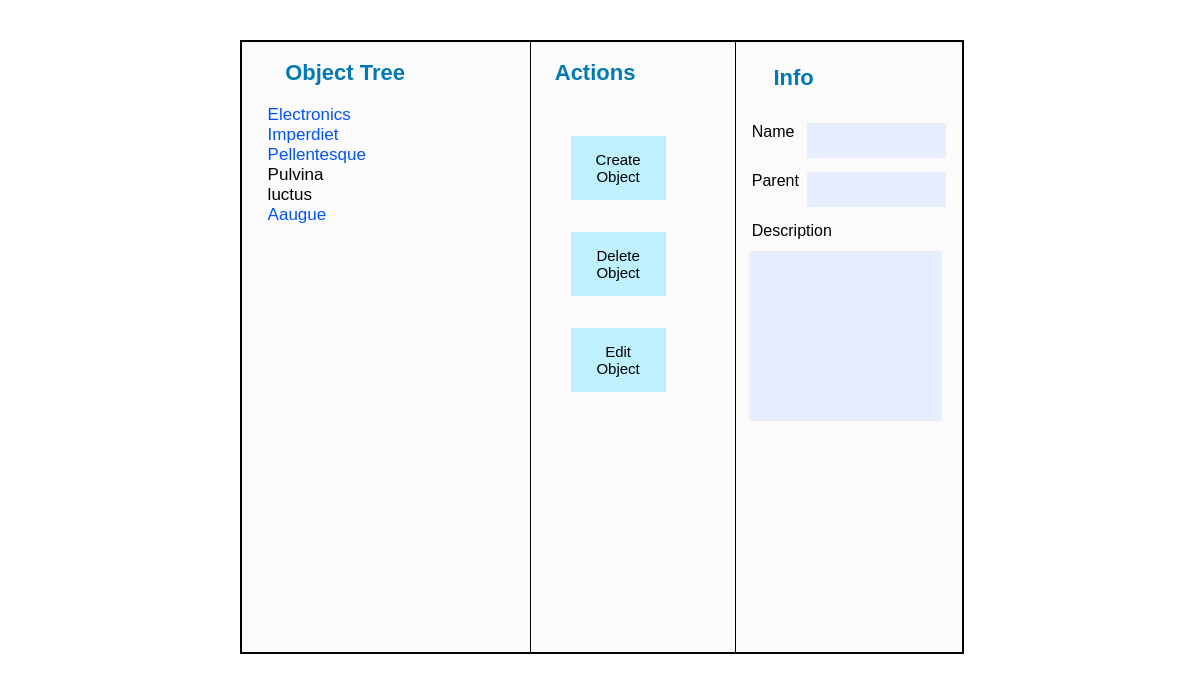
The page / on the database its author committed.
### tables this page shows
CREATE TABLE `objects` (
  `id` int NOT NULL,
  `title` text NOT NULL,
  `parent_id` int NOT NULL,
  `description` text NOT NULL
);

### script.php (called while the page is built, shortened)
<?php
function getObjects($db){
  if ($result = mysqli_query($db, "SELECT * FROM objects")) {
    return mysqli_fetch_all($result, MYSQLI_ASSOC);
  }
}
function createTree($arr){
  $parents_arr = array();
  foreach ($arr as $key => $item) {
    $parents_arr[$item['parent_id']][$item['id']] = $item;
  }
  $treeElem = $parents_arr[0];
  generateElemTree($treeElem, $parents_arr);
  return $treeElem;
}
function generateElemTree(&$treeElem, $parents_arr){
  foreach ($treeElem as $key => $item) {
    if (!isset($item['children'])) {
      $treeElem[$key]['children'] = array();
    }
    if (array_key_exists($key, $parents_arr)) {
      $treeElem[$key]['children'] = $parents_arr[$key];
      generateElemTree($treeElem[$key]['children'], $parents_arr);
    }
  }
}
function renderTemplate($path, $arr) {
  $output = '';
  if (file_exists($path)) {
    extract($arr);
    include $path;
    $output = ob_get_clean();
  }
  return $output;
}

### menu_part.php (the view, shortened to what this page needs)
<ul class="ul-group">
  <?php
   include 'bd.php';
   $numObjectsAll = count(getObjects($db));
   foreach ($objectTree as $obj){
    $result = mysqli_query($db, "SELECT * FROM objects WHERE $obj[id]= parent_id");
    $numObjects = mysqli_num_rows($result);
    ?>
    <li
      class =
      <? if ($numObjects == 0): ?>
          "object parent"
      <? endif; if ($numObjects !== 0):  ?>
          "object children"
      <? endif;  ?>
      id = "<? echo $obj['id']; ?>"
      value = "<? echo $obj['parent_id']; ?>"
      style = <? if ($obj['parent_id'] == 0) {
                      ?>"display:block;"<?
                    } else {
                      ?> "display:none;" <?
                    }?>
    ><?php echo $obj['title']; ?></li>
    <?php
    if (count($obj['children']) > 0) {
      echo  renderTemplate('menu_part.php', ['objectTree'=>$obj['children']]);
    }
   }
?>
</ul>

### index.php (shortened to what this page needs)
<?php
include 'bd.php';
include 'script.php'
 ?>
<!DOCTYPE html>
<html lang="en" dir="ltr">
  <head>
    <link rel="stylesheet" href="style.css">
  </head>
  <body>
    <div class="container">
      <div class="left-block">
        <h2 class="title-block">Оbject Tree</h2>
        <?php
        $objectTree = getObjects($db);
        $objectTree = createTree($objectTree);
        echo renderTemplate('template.php', ['objectTree'=>$objectTree]);
        ?>
      </div>
      <div class="center-block">
        <h2 class="title-block">Actions</h2>
        <button type="button" name="button" class="createObject-button">Create Object</button>
        <button type="button" name="button" class="deleteObject-button">Delete Object</button>
        <button type="button" name="button" class="editObject-button">Edit Object</button>
      </div>
      <div class="right-block">
        <h2 class="title-block">Info</h2>
        <p class="p-text">
          <p class="p-input"><label for="objectTitle">Name</label>
            <input type="text" name="objectTitle" value="" readonly></p>
          <p class="p-input"><label for="objectParent">Parent</label>
            <input type="text" name="objectParent" value="" readonly></p>
          <p class="p-input"><label for="objectDesc">Description</label>
            <textarea type="text" name="objectDesc" readonly></textarea></p>
        </p>
      </div>
    </div>
  </body>
</html>

### template.php
<?php
if (isset($objectTree)): ?>
  <?php echo  renderTemplate('menu_part.php', ['objectTree'=>$objectTree]); ?>
<?php endif; ?>

### style.css (style rules this page uses)
* { font-family: sans-serif; }
.container { position: absolute; width: 60%; min-height: 600px; border:2px solid black; left: 20%; top: 5%; background: #fbfbfb; }
.left-block { position: relative; float: left; border-right: 1px solid black; width: 40%; min-height: 610px; }
.title-block { font-size: 22px; color: #007ab5; margin-left: 15%; }
.object { cursor: pointer; }
.ul-group { margin-right: 2%; font-size: 17px; margin-left: -5%; }
.parent { color: #000000; }
.children { color: #0052ff; }
.right-block { float: right; border-left: 1px solid black; width:30%; min-height: 600px; padding: 5px; }
.p-text { position: relative; }
.p-input { position: relative; margin-top: 10%; padding-top: 10px; }
.p-input label { position: relative; margin-left: 5%; }
.p-input input { float: right; margin-right: 5%; width: 55%; padding: 10px; border: none; background: #e6eeff; }
.p-input textarea { position: relative; float: right; margin-top: 5%; margin-right: 7%; width: 80%; height: 150px; padding: 10px; border: none; background: #e6eeff; resize: none; }
.center-block { float: left; width: 22%; min-height: 610px; }
.center-block button { width: 60%; height: 10%; margin-left: 25%; padding: 15px; font-size: 15px; margin-top: 20%; border: 0; background: #bef0ff; transition: 0.1s; }

### rows shown on the page
objects: $obj['parent_id'] 0 (drawn), title "Electronics"
objects: $obj['parent_id'] 0 (drawn), title "Imperdiet"
objects: $obj['parent_id'] 0 (drawn), title "Pellentesque"
objects: $obj['parent_id'] 0 (drawn), title "Pulvina"
objects: $obj['parent_id'] 0 (drawn), title "luctus"
objects: $obj['parent_id'] 0 (drawn), title "Aaugue"
